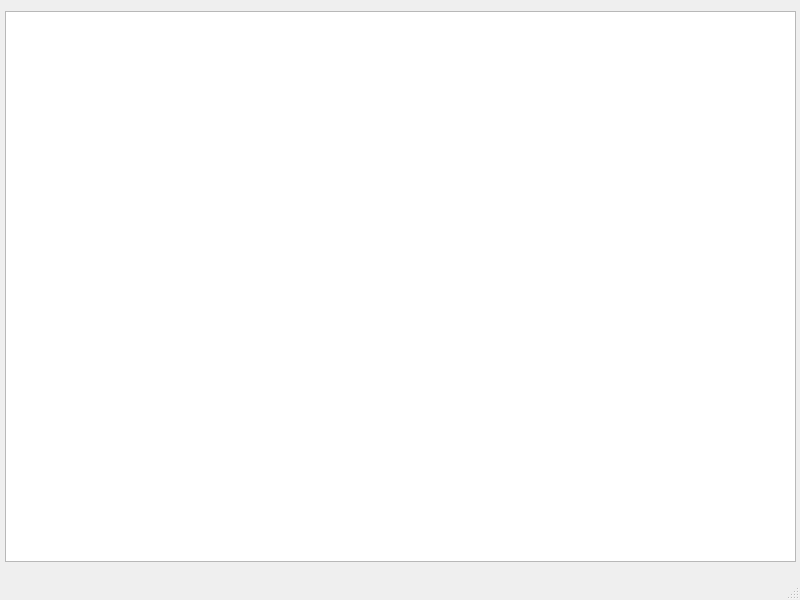
<?xml version="1.0" encoding="UTF-8"?>
<ui version="4.0">
 <class>MainWindow</class>
 <widget class="QMainWindow" name="MainWindow">
  <property name="geometry">
   <rect>
    <x>0</x>
    <y>0</y>
    <width>800</width>
    <height>600</height>
   </rect>
  </property>
  <property name="windowTitle">
   <string>MainWindow</string>
  </property>
  <widget class="QWidget" name="centralwidget">
   <widget class="QTreeView" name="treeView">
    <property name="geometry">
     <rect>
      <x>5</x>
      <y>11</y>
      <width>791</width>
      <height>551</height>
     </rect>
    </property>
   </widget>
  </widget>
  <widget class="QMenuBar" name="menubar">
   <property name="geometry">
    <rect>
     <x>0</x>
     <y>0</y>
     <width>800</width>
     <height>22</height>
    </rect>
   </property>
  </widget>
  <widget class="QStatusBar" name="statusbar"/>
 </widget>
 <resources/>
 <connections/>
</ui>
